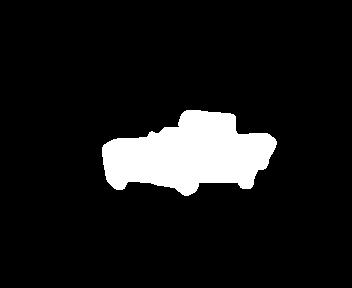
#> input picture ComputerVision/report_two/geometric_transformations/car.jpg, 352 x 288 px
$ python translation.py
#> lines starting #> are read from the running program, lines starting #| are printed output that depends on the picture
import cv2
import numpy as np
import matplotlib.pyplot as plt

FILE_NAME = 'car.jpg'

M = np.float32([[1, 0, 100], [0, 1, 50]])

img = cv2.imread(FILE_NAME)
#> img is the input picture: shape (288, 352, 3); min 0, max 255, mean 24.5
(rows, cols) = img.shape[:2]
#> rows = 288; cols = 352

translated_image = cv2.warpAffine(img, M, (cols, rows))
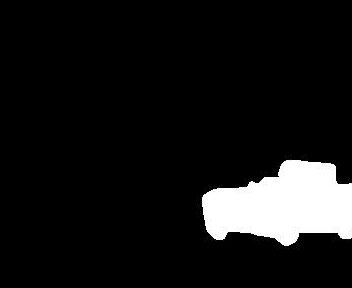
#> translated_image: shape (288, 352, 3); min 0, max 255, mean 22.5

plt.figure(3+1, figsize=(10,8))
plt.subplot(121)
plt.imshow(img, 'gray')
plt.axis('OFF')

plt.subplot(122)
plt.imshow(translated_image, 'gray')
plt.axis('OFF')

plt.show()
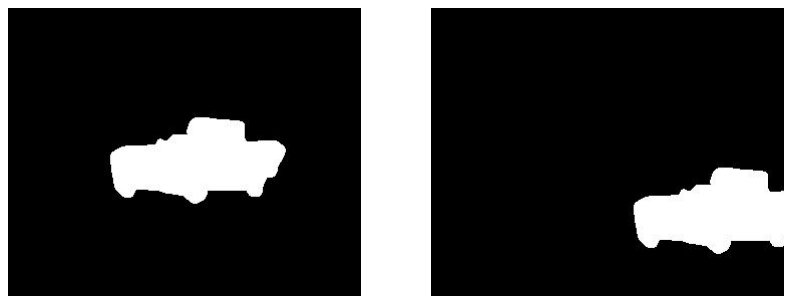
#> figure drawn by matplotlib, 2 panels

$ run again, with ComputerVision/report_two/geometric_transformations/apple.jpg copied over ComputerVision/report_two/geometric_transformations/car.jpg
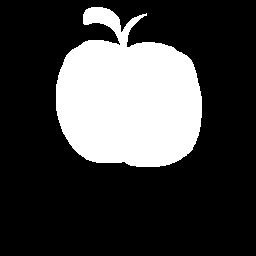
#> input picture ComputerVision/report_two/geometric_transformations/apple.jpg, 256 x 256 px
#> img is the input picture: shape (256, 256, 3); min 0, max 255, mean 65
#> `translated_image = cv2.warpAffine(img, M, (cols, rows))`:
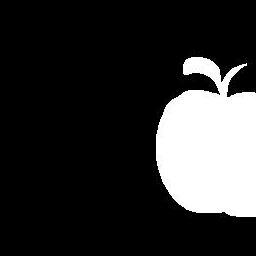
#> translated_image: shape (256, 256, 3); min 0, max 255, mean 46.9
#> `plt.show()`:
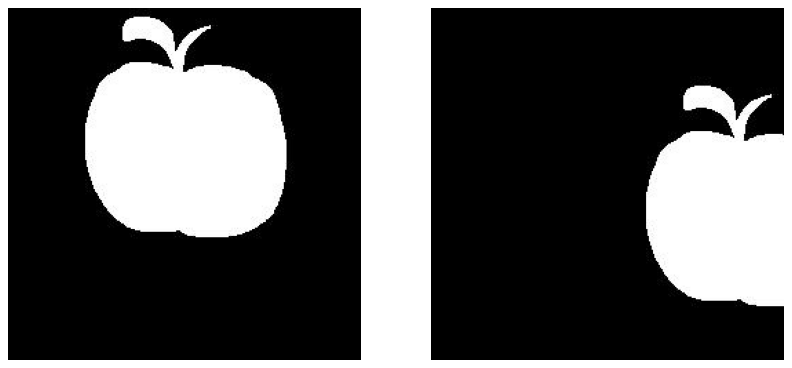
#> figure drawn by matplotlib, 2 panels
